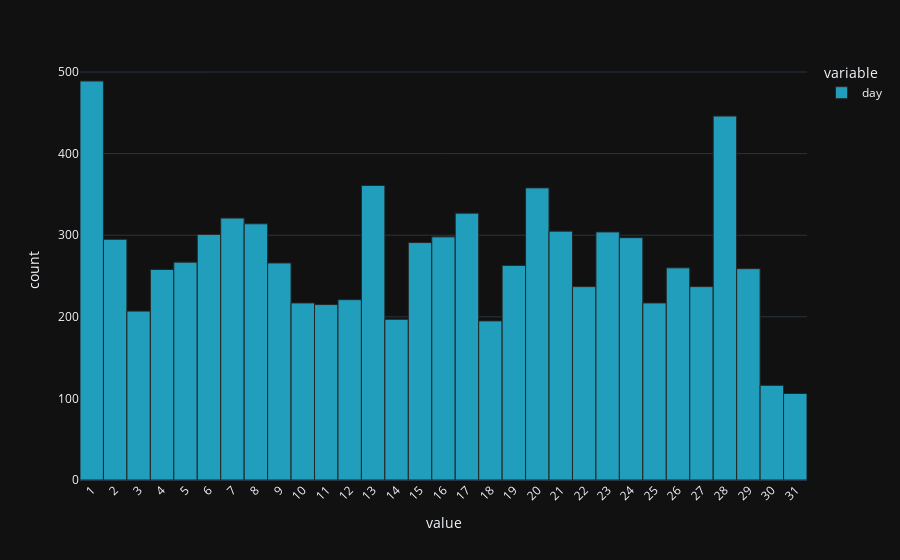

Write notebook code for a chart like this one.
### Code cell
fig = px.histogram(day_df["day"]) 

# set xtickvals to every day
fig.update_xaxes(tickmode="array", tickvals=list(range(1, 32)), tickangle=-45)


fig.update_traces(marker_line_width=1,marker_line_color="#252525")

### Figure 1 — Plotly figure (JSON) as saved in the notebook; plotly's stock layout.template omitted (floating-point values rounded to 4 significant figures; data arrays with more than 128 entries replaced by an {"elided": "..."} marker saying what was removed)
{"data": [{"alignmentgroup": "True", "bingroup": "x", "hovertemplate": "variable=day<br>value=%{x}<br>count=%{y}<extra></extra>", "legendgroup": "day", "marker": {"color": "#219ebc", "line": {"color": "#252525", "width": 1}, "pattern": {"shape": ""}}, "name": "day", "offsetgroup": "day", "orientation": "v", "showlegend": true, "type": "histogram", "x": {"elided": "8445 int values"}, "xaxis": "x", "yaxis": "y"}], "layout": {"barmode": "relative", "legend": {"title": {"text": "variable"}, "tracegroupgap": 0}, "margin": {"t": 60}, "xaxis": {"anchor": "y", "domain": [0, 1], "tickangle": -45, "tickmode": "array", "tickvals": [1, 2, 3, 4, 5, 6, 7, 8, 9, 10, 11, 12, 13, 14, 15, 16, 17, 18, 19, 20, 21, 22, 23, 24, 25, 26, 27, 28, 29, 30, 31], "title": {"text": "value"}}, "yaxis": {"anchor": "x", "domain": [0, 1], "title": {"text": "count"}}}}
